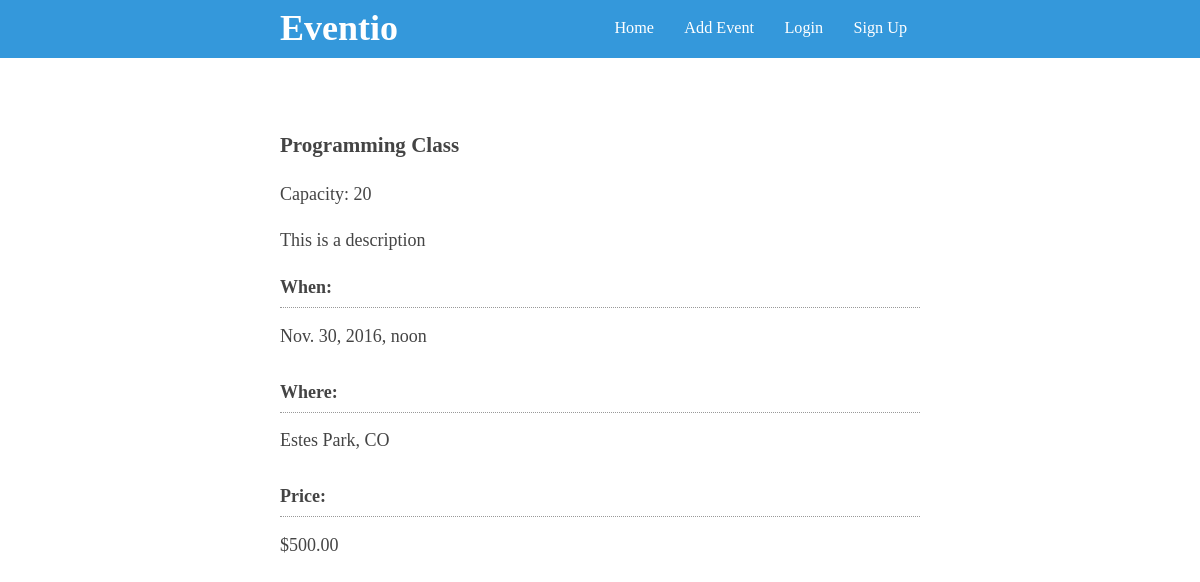
The page /event/1/ on the database its author committed.
### events/models.py (models this page shows, shortened)
class Event(models.Model):
    name = models.CharField(max_length=255)
    description = models.TextField()
    start_time = models.DateTimeField()
    location = models.CharField(max_length=255)
    owner = models.ForeignKey(User, related_name='authored_events')
    price = models.DecimalField(blank=True, null=True, decimal_places=2, max_digits=6)
    capacity = models.PositiveSmallIntegerField(blank=True, null=True)

### events/views.py (the view)
# urls.py: url(r'^event/(?P<pk>\d+)/$', event_detail, name='event'),
def event_detail(request, pk):
    event = get_object_or_404(Event, pk=pk)
    return render(request, 'event_detail.html', {'event': event})

### templates/event_detail.html (shortened to what this page needs)
{% extends '_partials/base.html' %}
{% block content %}
  <div class="event">
    <h3>{{ event.name }}</h3>
    <p>
      {% if event.capacity %}
        Capacity: {{ event.capacity }}
      {% endif %}
    </p>
    <p>
      {{ event.description }}
    </p>
    <dl>
      <dt>When:</dt>
      <dd>{{ event.start_time }}</dd>
      <dt>Where:</dt>
      <dd>{{ event.location }}</dd>
      <dt>Price:</dt>
        {% if event.price %}
      <dd>${{ event.price }}</dd>
        {% else %}
          FREE
        {% endif %}
    </dl>
  </div>
{% endblock content %}

### assets/css/app.css (style rules this page uses)
body { color: #444; font-size: 18px; line-height: 1.6; margin: 0; padding: 0 0 60px; }
h1, h2, h3 { line-height: 1.2; }
dd { margin-bottom: 1.5em; margin-left: 0; }
dt { border-bottom: 1px dotted #999; font-weight: bold; margin-bottom: 0.75em; padding-bottom: 0.3em; }

### rows shown on the page
Event: name "Programming Class", capacity "20", description "This is a description", start_time "Nov. 30, 2016, noon", location "Estes Park, CO", price "500.00"
